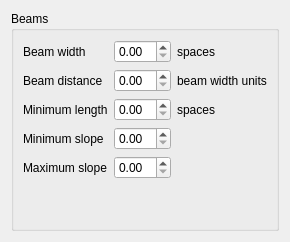
     <widget class="QWidget" name="Seite10">
      <layout class="QVBoxLayout" name="verticalLayout_14">
       <property name="spacing">
        <number>0</number>
       </property>
       <item>
        <widget class="QGroupBox" name="groupBox_6">
         <property name="title">
          <string>Beams</string>
         </property>
         <property name="flat">
          <bool>false</bool>
         </property>
         <layout class="QGridLayout" name="gridLayout_2">
          <item row="0" column="0">
           <widget class="QLabel" name="label_62">
            <property name="text">
             <string>Beam width</string>
            </property>
           </widget>
          </item>
          <item row="0" column="1">
           <widget class="QDoubleSpinBox" name="beamWidth">
            <property name="singleStep">
             <double>0.010000000000000</double>
            </property>
           </widget>
          </item>
          <item row="0" column="2">
           <widget class="QLabel" name="label_55">
            <property name="text">
             <string>spaces</string>
            </property>
           </widget>
          </item>
          <item row="1" column="0">
           <widget class="QLabel" name="label_57">
            <property name="text">
             <string>Beam distance</string>
            </property>
           </widget>
          </item>
          <item row="1" column="1">
           <widget class="QDoubleSpinBox" name="beamDistance">
            <property name="singleStep">
             <double>0.100000000000000</double>
            </property>
           </widget>
          </item>
          <item row="1" column="2">
           <widget class="QLabel" name="label_58">
            <property name="text">
             <string>beam width units</string>
            </property>
           </widget>
          </item>
          <item row="2" column="0">
           <widget class="QLabel" name="label_59">
            <property name="text">
             <string>Minimum length</string>
            </property>
           </widget>
          </item>
          <item row="2" column="1">
           <widget class="QDoubleSpinBox" name="beamMinLen">
            <property name="singleStep">
             <double>0.050000000000000</double>
            </property>
           </widget>
          </item>
          <item row="2" column="2">
           <widget class="QLabel" name="label_60">
            <property name="text">
             <string>spaces</string>
            </property>
           </widget>
          </item>
          <item row="3" column="0">
           <widget class="QLabel" name="label_61">
            <property name="text">
             <string>Minimum slope</string>
            </property>
           </widget>
          </item>
          <item row="3" column="1">
           <widget class="QDoubleSpinBox" name="beamMinSlope">
            <property name="maximum">
             <double>1.000000000000000</double>
            </property>
            <property name="singleStep">
             <double>0.050000000000000</double>
            </property>
           </widget>
          </item>
          <item row="4" column="0">
           <widget class="QLabel" name="label_56">
            <property name="text">
             <string>Maximum slope</string>
            </property>
           </widget>
          </item>
          <item row="4" column="1">
           <widget class="QDoubleSpinBox" name="beamMaxSlope">
            <property name="maximum">
             <double>1.000000000000000</double>
            </property>
            <property name="singleStep">
             <double>0.050000000000000</double>
            </property>
           </widget>
          </item>
          <item row="5" column="0">
           <spacer name="verticalSpacer_7">
            <property name="orientation">
             <enum>Qt::Vertical</enum>
            </property>
            <property name="sizeHint" stdset="0">
             <size>
              <width>20</width>
              <height>40</height>
             </size>
            </property>
           </spacer>
          </item>
         </layout>
        </widget>
       </item>
      </layout>
     </widget>
